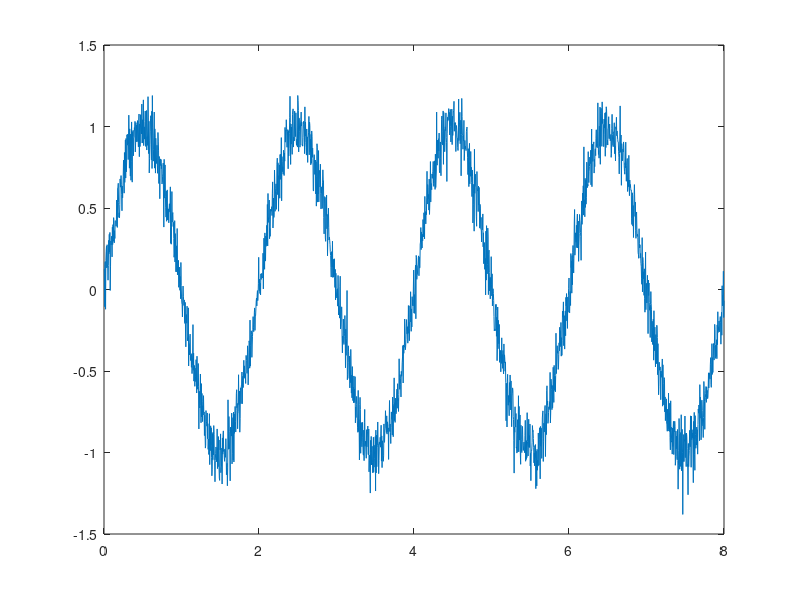

This chart was generated by the following MATLAB code: (Note: this script raises an error after producing the figure.)



clear;
Fs = 250;
freq = .5;
tt = [1:2000]./Fs;
xx = sin(2.*pi.*freq.*tt) + .1.*randn(1,length(tt));
figure(110);clf;
plot(tt,xx); hold on;
figure(124);clf;
yy = mysmooth( xx,9);
plot(tt, yy,'b');


